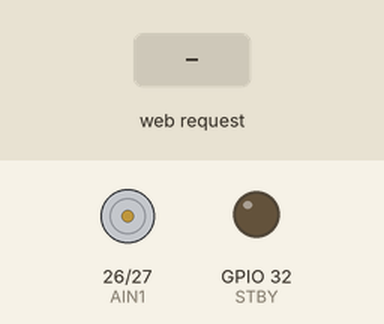
The sketch below on a simulated ESP32. On the bench: motor-driver pin pairs drawn as motors (green arrow = first pin HIGH = forward, orange = second pin HIGH = backward, longer = more drive, scaled by the enable pin, stopped while the standby pin is LOW), output pins drawn as LEDs (lit = HIGH). The inputs (shaded band) are chosen by the test bench. WiFi joins after 1.5 s; servers stay silent unless stated; storage starts empty; what the sketch prints to the serial monitor is not drawn.

Above: at 2.7 s.
2.8 s: HTTP request GET /on received
At 3.7 s:
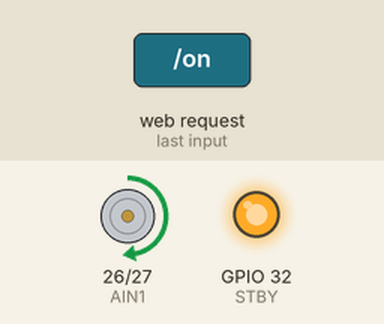
4.8 s: HTTP request GET /speed?value=1 received
At 5.4 s:
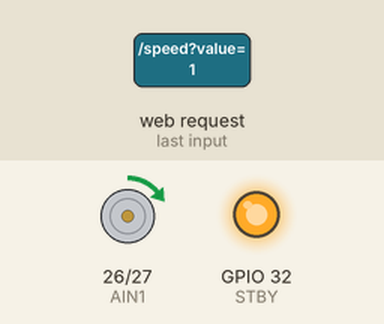
6.3 s: HTTP request GET /speed?value=120 received
At 7.5 s:
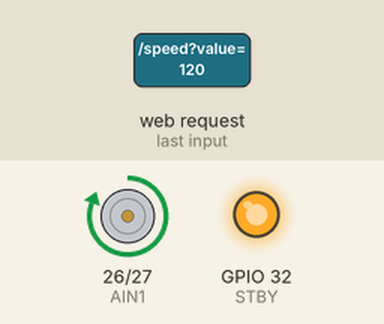
7.8 s: HTTP request GET /on?value=1 received
10.2 s: HTTP request GET /speed?value=0 received
At 10.7 s:
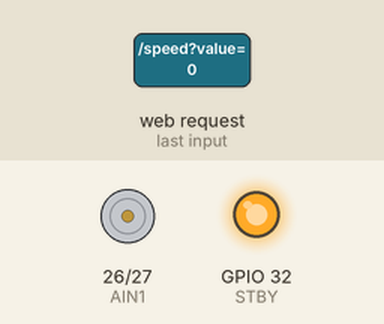
Timing chart, 0 to 12.7 s (numbered marks = the images above; inputs shaded):
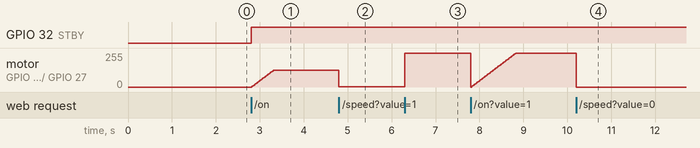

Measured:
- after the input at 2.8 s, GPIO 32 (STBY): LOW → HIGH at once; motor on GPIO 26 (AIN1) / GPIO 27 (AIN2): moves from stopped to forward 127/255 over 0.50 s, starting at once
- after the input at 4.8 s, motor on GPIO 26 (AIN1) / GPIO 27 (AIN2): forward 127/255 → forward 2/255 at once
- after the input at 6.3 s, motor on GPIO 26 (AIN1) / GPIO 27 (AIN2): forward 2/255 → forward 255/255 at once
- after the input at 10.2 s, motor on GPIO 26 (AIN1) / GPIO 27 (AIN2): forward 255/255 → stopped at once

The sketch:

electrophor_wifi_motor.ino
```cpp
#include <Arduino.h>
#include <WiFi.h>
#include <WebServer.h>
#include <LittleFS.h>

// -------------------------
// TB6612FNG
// -------------------------

#define PWMA 25
#define AIN1 26
#define AIN2 27
#define STBY 32

const int PWM_FREQ = 20000;
const int PWM_RESOLUTION = 8;

// Скорость в процентах: 0...100
int motor_speed = 50;

bool motor_running = false;


// -------------------------
// Wi-Fi
// -------------------------

const char *ssid = "ABOBA";
const char *password = "12345678";

WebServer server(80);


// -------------------------
// Управление мотором
// -------------------------

int speed_to_pwm(int percent)
{
    percent = constrain(percent, 0, 100);

    return map(percent, 0, 100, 0, 255);
}


void motor_stop()
{
    ledcWrite(PWMA, 0);

    digitalWrite(AIN1, LOW);
    digitalWrite(AIN2, LOW);

    digitalWrite(STBY, LOW);

    motor_running = false;

    Serial.println("Motor OFF");
}


void motor_start()
{
    digitalWrite(STBY, HIGH);

    // Вращение в одном направлении
    digitalWrite(AIN1, HIGH);
    digitalWrite(AIN2, LOW);

    int target_pwm = speed_to_pwm(motor_speed);

    // Плавный разгон
    for (int pwm = 0; pwm <= target_pwm; pwm += 5)
    {
        ledcWrite(PWMA, pwm);
        delay(20);
    }

    ledcWrite(PWMA, target_pwm);

    motor_running = true;

    Serial.print("Motor ON, speed = ");
    Serial.print(motor_speed);
    Serial.println("%");
}


void set_motor_speed(int percent)
{
    motor_speed = constrain(percent, 0, 100);

    if (motor_running)
    {
        ledcWrite(PWMA, speed_to_pwm(motor_speed));
    }

    Serial.print("Speed = ");
    Serial.print(motor_speed);
    Serial.println("%");
}


// -------------------------
// HTML
// -------------------------

String get_page()
{
    String page = R"rawliteral(
<!DOCTYPE html>
<html lang="ru">

<head>
    <meta charset="UTF-8">

    <meta name="viewport"
          content="width=device-width, initial-scale=1">

    <title>Электрофорная машина</title>

    <style>
        body {
            font-family: Arial, sans-serif;
            margin: 30px;
            text-align: center;
            background: #f5f5f5;
        }

        .page {
            max-width: 700px;
            margin: 0 auto;
            padding: 25px;
            background: white;
            border-radius: 16px;
        }

        h1 {
            margin-bottom: 8px;
        }

        h2 {
            margin-top: 0;
            font-weight: normal;
        }

        .authors {
            text-align: right;
            margin-top: 30px;
        }

        .cat {
            display: block;
            margin: 20px auto 30px auto;
            width: 300px;
            max-width: 90%;
            height: auto;
        }

        .status {
            font-size: 22px;
            margin: 25px 0;
        }

        .controls {
            margin-top: 20px;
        }

        button {
            width: 220px;
            height: 70px;
            margin: 10px;
            border: none;
            border-radius: 12px;
            font-size: 22px;
            cursor: pointer;
        }

        .on {
            background: #4CAF50;
            color: white;
        }

        .off {
            background: #F44336;
            color: white;
        }

        .speed-box {
            margin: 30px auto 10px auto;
            max-width: 450px;
        }

        .speed-value {
            font-size: 20px;
            font-weight: bold;
        }

        input[type="range"] {
            width: 100%;
            margin-top: 15px;
        }
    </style>
</head>

<body>

<div class="page">

    <h1>Электрофорная машина</h1>

    <h2>Проект по ПЦП</h2>

    <h3 class="authors">
        Малеева Софья, Сальникова Марина
    </h3>

    <img class="cat"
         src="/telepuz.jpg"
         alt="ТЕлепузик">

    <div class="status">
        Состояние:
        <b id="motorStatus">)rawliteral";

    page += motor_running ? "ВКЛЮЧЕН" : "ВЫКЛЮЧЕН";

    page += R"rawliteral(</b>
    </div>

    <div class="controls">
        <button class="on" onclick="motorOn()">
            ВКЛЮЧИТЬ
        </button>

        <button class="off" onclick="motorOff()">
            ВЫКЛЮЧИТЬ
        </button>
    </div>

    <div class="speed-box">
        <p>
            Скорость:
            <span class="speed-value" id="speedValue">)rawliteral";

    page += String(motor_speed);

    page += R"rawliteral(%</span>
        </p>

        <input type="range"
               id="speedSlider"
               min="0"
               max="100"
               value=")rawliteral";

    page += String(motor_speed);

    page += R"rawliteral("
               oninput="showSpeed(this.value)"
               onchange="sendSpeed(this.value)">
    </div>

    <img
    class="cat"
    src="https://raw.githubusercontent.com/demonsofya/electrophoretic-machine/fe1825bfe6c3248d714baa2baaeb4c878cb04492/tenor.gif"
    alt="Кот">

</div>


<script>

async function motorOn()
{
    const response = await fetch("/on");

    if (response.ok)
    {
        document.getElementById("motorStatus").innerText = "ВКЛЮЧЕН";
    }
}


async function motorOff()
{
    const response = await fetch("/off");

    if (response.ok)
    {
        document.getElementById("motorStatus").innerText = "ВЫКЛЮЧЕН";
    }
}


function showSpeed(value)
{
    document.getElementById("speedValue").innerText = value + "%";
}


async function sendSpeed(value)
{
    await fetch("/speed?value=" + value);
}

</script>

</body>
</html>
)rawliteral";

    return page;
}


// -------------------------
// HTTP handlers
// -------------------------

void handle_root()
{
    server.send(200, "text/html; charset=utf-8", get_page());
}


void handle_on()
{
    motor_start();

    server.send(200, "text/plain; charset=utf-8", "ON");
}


void handle_off()
{
    motor_stop();

    server.send(200, "text/plain; charset=utf-8", "OFF");
}


void handle_speed()
{
    if (!server.hasArg("value"))
    {
        server.send(400, "text/plain; charset=utf-8", "No value");
        return;
    }

    int value = server.arg("value").toInt();

    set_motor_speed(value);

    server.send(200, "text/plain; charset=utf-8", "OK");
}


void handle_image()
{
    File file = LittleFS.open("/telepuz.jpg", "r");

    if (!file)
    {
        server.send(404, "text/plain", "tenor.gif not found");
        return;
    }

    server.streamFile(file, "image/gif");

    file.close();
}


// -------------------------
// setup
// -------------------------

void setup()
{
    pinMode(AIN1, OUTPUT);
    pinMode(AIN2, OUTPUT);
    pinMode(STBY, OUTPUT);

    ledcAttach(PWMA, PWM_FREQ, PWM_RESOLUTION);

    // При включении мотор всегда выключен
    motor_stop();


    // LittleFS
    if (!LittleFS.begin(true))
    {
        Serial.println("LittleFS error");
    }
    else
    {
        Serial.println("LittleFS started");
    }


    // ESP32 создаёт собственную Wi-Fi сеть
        //------ wifi connecting
    Serial.begin(115200);

    WiFi.mode(WIFI_STA);
    WiFi.begin(ssid, password);

    Serial.print("Connecting");

    while (WiFi.status() != WL_CONNECTED)
    {
        delay(500);
        Serial.print(".");
    }

    Serial.println();
    Serial.println("Connected!");

    Serial.print("IP address: ");
    Serial.println(WiFi.localIP());

    Serial.begin(115200);

//===============================


    // Web server
    server.on("/", HTTP_GET, handle_root);
    server.on("/on", HTTP_GET, handle_on);
    server.on("/off", HTTP_GET, handle_off);
    server.on("/speed", HTTP_GET, handle_speed);
    server.on("/telepuz.jpg", HTTP_GET, handle_image);

    server.begin();

    Serial.println("Web server started");
}


// -------------------------
// loop
// -------------------------

void loop()
{
    server.handleClient();
}
```
